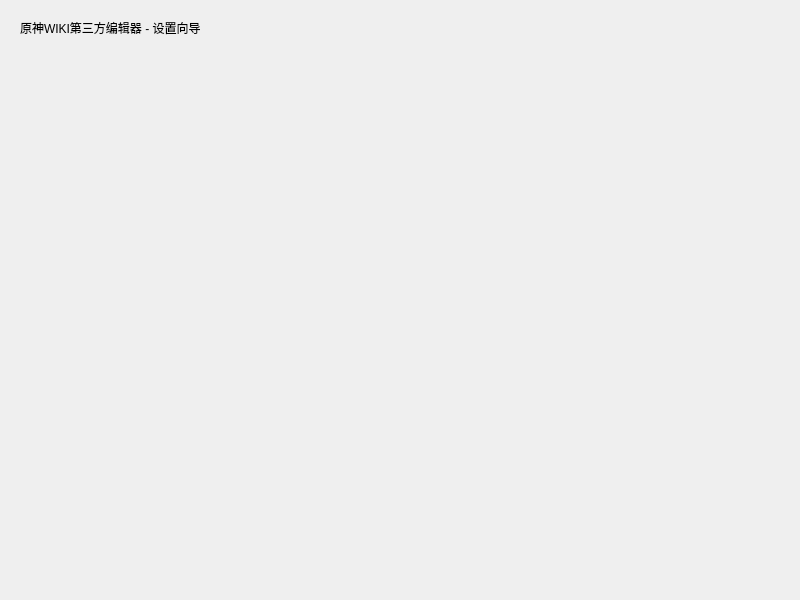
<?xml version="1.0" encoding="UTF-8"?>
<ui version="4.0">
 <class>SetupWiz</class>
 <widget class="QMainWindow" name="SetupWiz">
  <property name="geometry">
   <rect>
    <x>0</x>
    <y>0</y>
    <width>800</width>
    <height>600</height>
   </rect>
  </property>
  <property name="windowTitle">
   <string>SetupWiz</string>
  </property>
  <widget class="QWidget" name="centralwidget">
   <widget class="QLabel" name="label">
    <property name="geometry">
     <rect>
      <x>20</x>
      <y>20</y>
      <width>281</width>
      <height>16</height>
     </rect>
    </property>
    <property name="text">
     <string>原神WIKI第三方编辑器 - 设置向导</string>
    </property>
   </widget>
  </widget>
  <widget class="QMenuBar" name="menubar">
   <property name="geometry">
    <rect>
     <x>0</x>
     <y>0</y>
     <width>800</width>
     <height>26</height>
    </rect>
   </property>
  </widget>
 </widget>
 <resources/>
 <connections/>
</ui>
